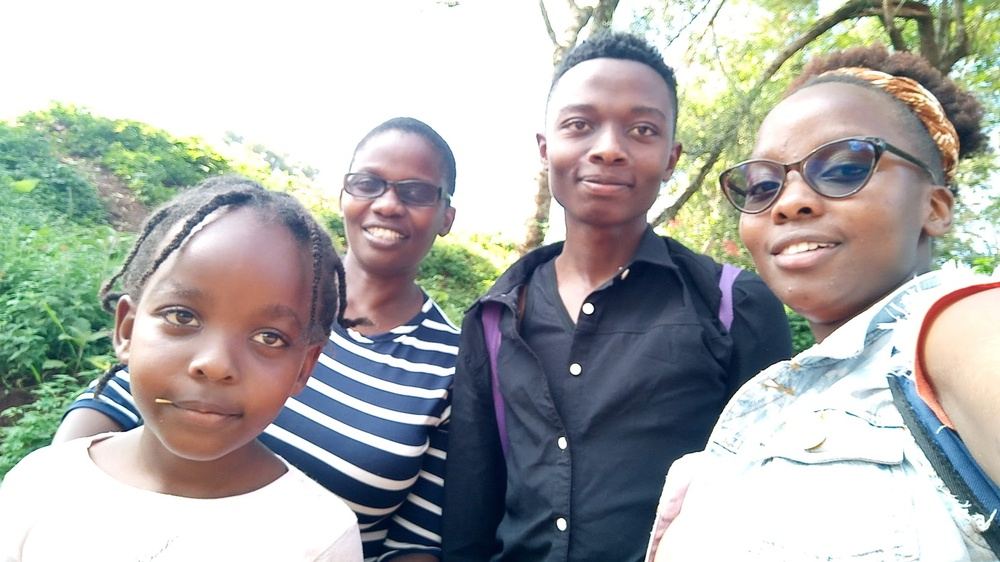
#> input picture images/how.jpg, 1000 x 562 px, shrunk from 1663 x 935 before the run
$ python face_detect.py
#> lines starting #> are read from the running program, lines starting #| are printed output that depends on the picture; after the words box and inside, x2 and y2 are one past the last pixel; in counts of white or black regions, pixels touching at a corner belong together
import cv2

face_cascade = cv2.CascadeClassifier("haarcascade_frontalface_alt.xml")

img = cv2.imread("images/how.jpg")
#> img is the input picture: shape (562, 1000, 3); mean B, G, R 170, 172.7, 171.2

gray_img = cv2.cvtColor(img,cv2.COLOR_BGR2GRAY)
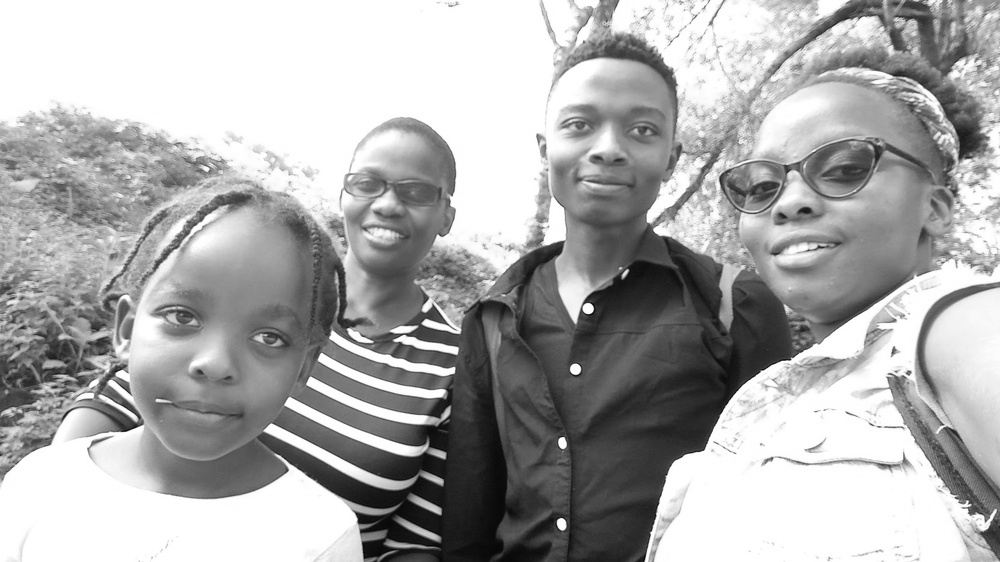
#> gray_img: shape (562, 1000); min 2, max 255, mean 171.9

faces = face_cascade.detectMultiScale(gray_img,
scaleFactor=1.05,
minNeighbors=5)
#> faces = [[331, 142, 118, 118], [534, 67, 150, 150], [112, 238, 219, 219], [694, 98, 209, 209]]


for x,y,w,h in faces:
    img=cv2.rectangle(img,(x,y),(x+w,y+h),(0,255,255),2)
#> this loop made 4 passes
#> pass 1, `img=cv2.rectangle(img,(x,y),(x+w,y+h),(0,255,255),2)`:
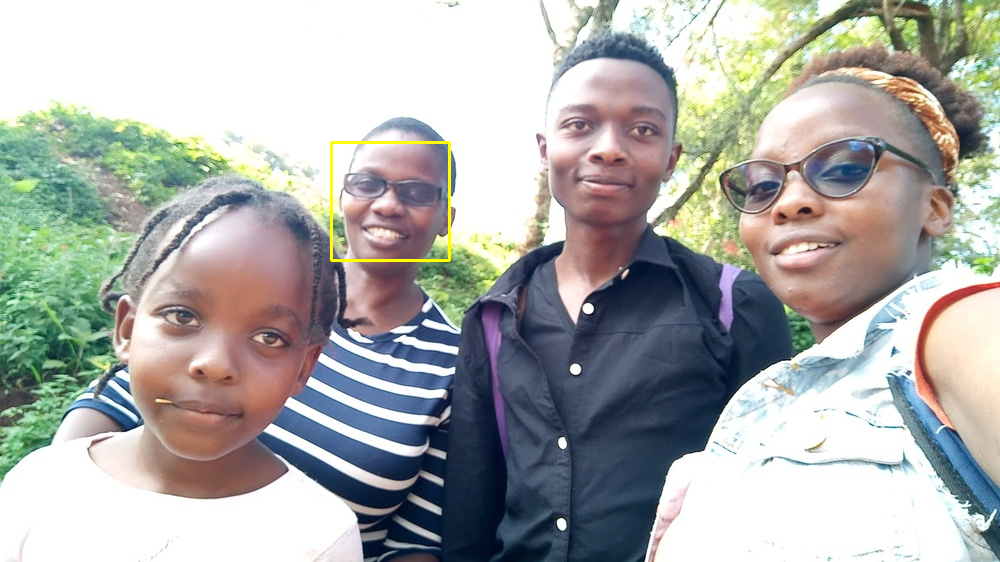
#> img: shape (562, 1000, 3); 0.25% of pixels changed, all inside (x1, y1, x2, y2) = (330, 141, 451, 262)
#> pass 2, `img=cv2.rectangle(img,(x,y),(x+w,y+h),(0,255,255),2)`:
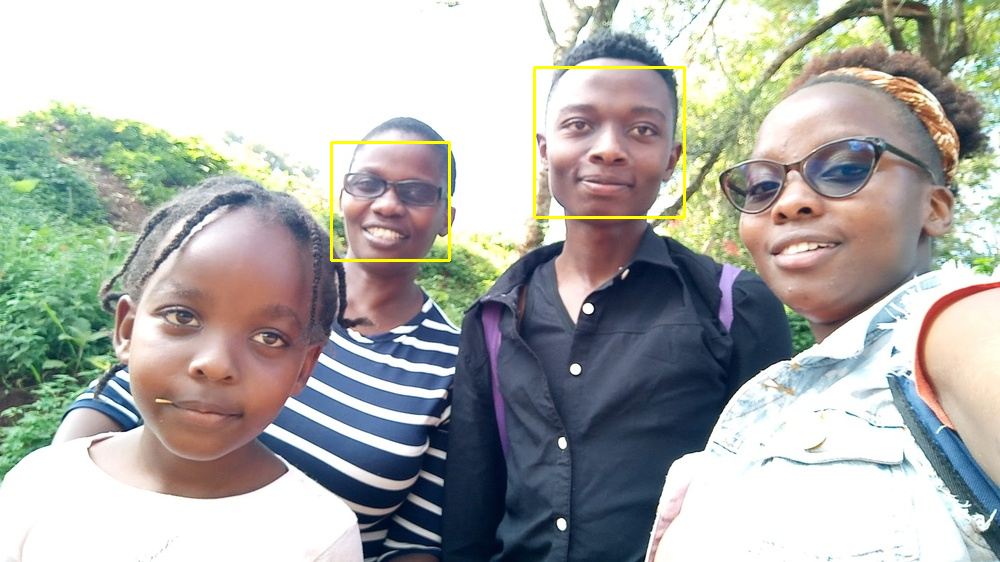
#> img: shape (562, 1000, 3); 0.32% of pixels changed, all inside (x1, y1, x2, y2) = (533, 66, 686, 219)
#> pass 3, `img=cv2.rectangle(img,(x,y),(x+w,y+h),(0,255,255),2)`:
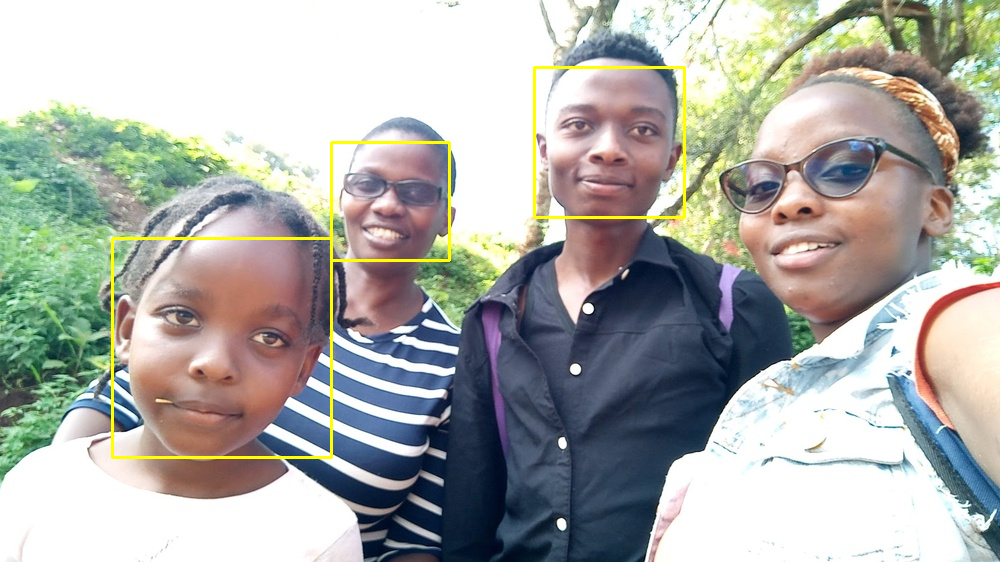
#> img: shape (562, 1000, 3); 0.45% of pixels changed, all inside (x1, y1, x2, y2) = (111, 237, 333, 459)
#> after the loop:
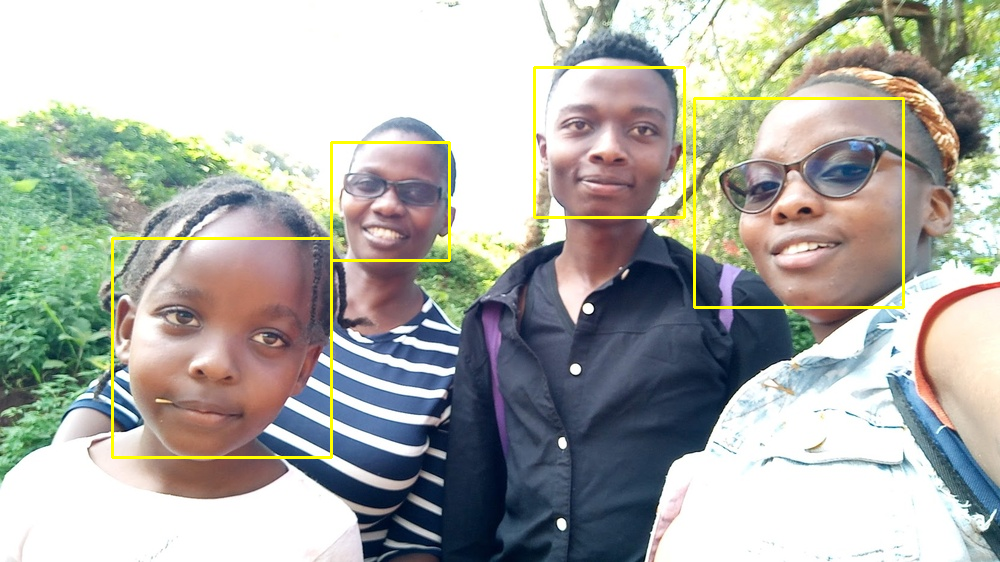
#> img: shape (562, 1000, 3); 0.45% of pixels changed, all inside (x1, y1, x2, y2) = (693, 97, 905, 309)


cv2.imshow("ngecu_face_detect",img)
cv2.waitKey(0)
cv2.destroyAllWindows()
